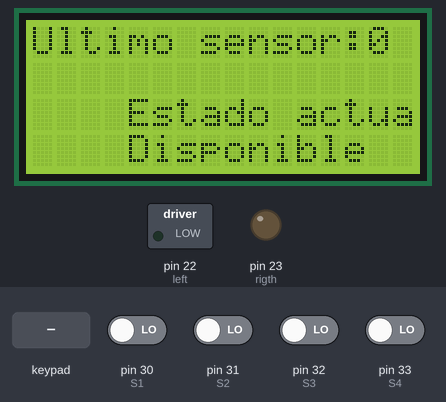
This sketch was run on a simulated Arduino Mega 2560, built with avr-gcc and run on an emulated ATmega2560. Parts: 16×4 character LCD, switched loads named in the sketch (green lamp = pin HIGH), output pins drawn as LEDs (lit = HIGH). The inputs (shaded band) are chosen by the test bench; at power-on: pin 30 (S1), pin 31 (S2), pin 32 (S3), pin 33 (S4) LOW. What the sketch prints to the serial monitor is not drawn.

Above: at 1.2 s.
1.3 s: keypad keys 2 3 4 5 * pressed 0.4 s apart
At 2.2 s:
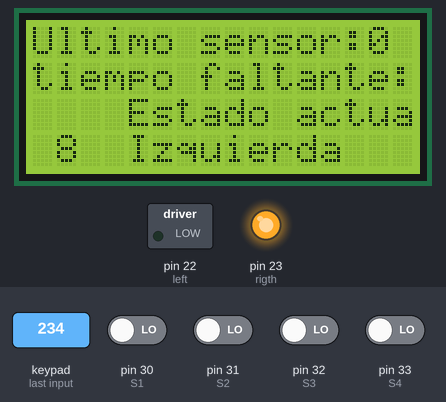
4.8 s: key '#' pressed
At 4.87 s:
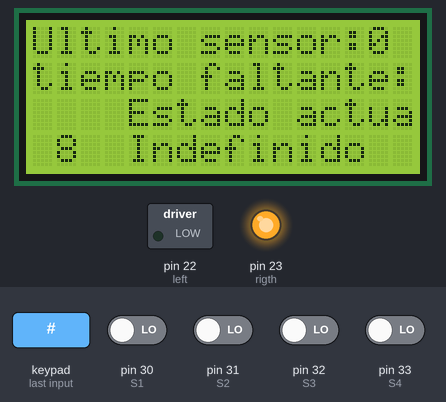
6.4 s: pin 31 (S2) driven HIGH
At 7.0 s:
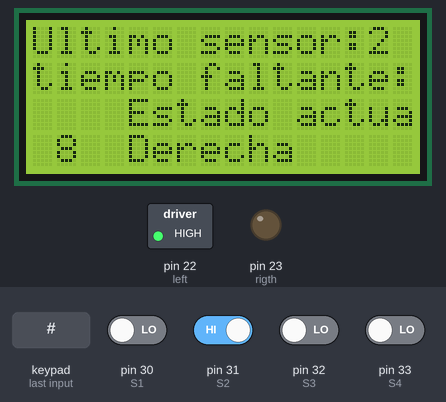
7.9 s: pin 30 (S1) driven HIGH
At 8.8 s:
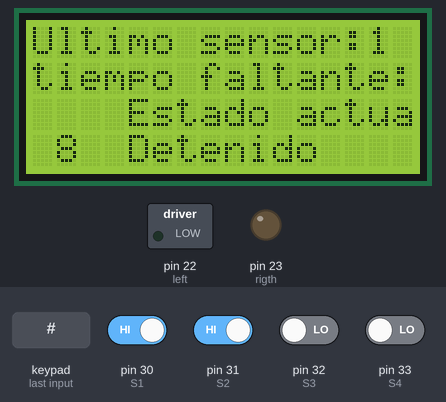
10.9 s: key '*' pressed
At 11.3 s:
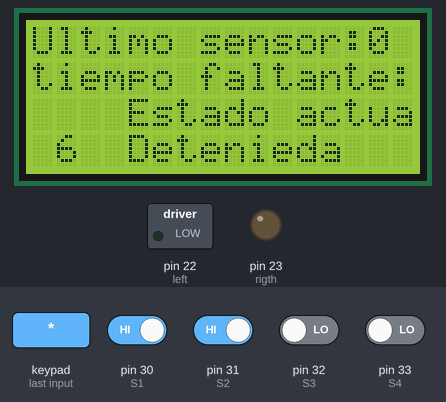
12.4 s: keypad keys 2 3 4 5 # pressed 0.4 s apart
At 14.7 s:
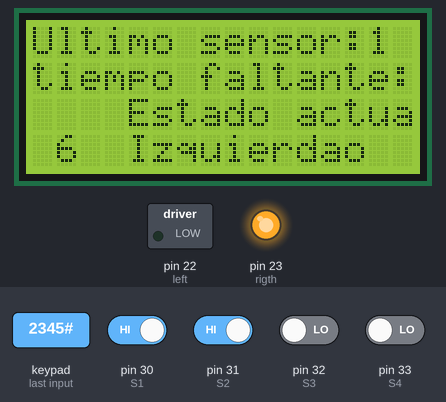
Timing chart, 0 to 16.2 s (numbered marks = the images above; inputs shaded):
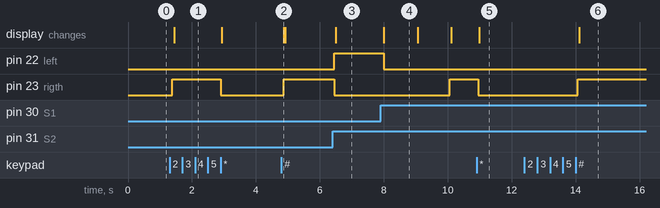

Measured:
- after the input at 1.3 s, pin 23 (rigth): LOW → HIGH after 0.08 s, → LOW 1.5 s later; the display: changes after 0.14 s (image 1)
- after the input at 4.8 s, pin 23 (rigth): LOW → HIGH after 0.07 s; the display: changes after 0.07 s (image 2)
- after the input at 6.4 s, pin 22 (left): LOW → HIGH at once; pin 23 (rigth): HIGH → LOW at once; the display: changes after 0.10 s (image 3)
- after the input at 7.9 s, pin 22 (left): HIGH → LOW after 0.10 s; pin 23 (rigth): LOW → HIGH after 2.2 s; the display: changes after 0.10 s (image 4)
- after the input at 10.9 s, pin 23 (rigth): HIGH → LOW after 0.05 s; the display: changes after 0.09 s (image 5)
- after the input at 12.4 s, pin 23 (rigth): LOW → HIGH after 1.7 s; the display: changes after 1.7 s (image 6)
- what the display in image 4 shows lasts 1.1 s, from 8.0 s to 9.1 s

The sketch:

parcial.ino
```cpp
//include libs
#include <Keypad.h>
#include <Wire.h>
#include <LiquidCrystal_I2C.h>
//defininir estados
#define E0 0
#define E1 1
#define E2 2
#define E3 3
#define E4 4
unsigned int NEXT = E0;
String state="";

//defines pines
//sensores bandas
#define S1 30
#define S2 31
#define S3 32
#define S4 33
int lastsensor=0;
int stop=0;

//motores bandas
#define left 22
#define rigth 23

byte const horario[4] = {0b1100, 0b0110, 0b0011, 0b1001};
byte const antih[4]  =  {0b1001, 0b0011, 0b0110, 0b1100};

//define keypad pins

const byte ROWS = 4; //four rows
const byte COLS = 3; //three columns
char keys[ROWS][COLS] = {
  {'1','2','3'},
  {'4','5','6'},
  {'7','8','9'},
  {'*','0','#'}
};
byte rowPins[ROWS] = {2,3,4,5};     //connect to the row pinouts of the keypad
byte colPins[COLS] = {6,7,8}; //connect to the column pinouts of the keypad
char key ='0';

Keypad keypad = Keypad( makeKeymap(keys), rowPins, colPins, ROWS, COLS );


//define display

LiquidCrystal_I2C lcd(0x27, 16, 4);  //


void displaymystuff(int lastsensor,String &currentstate){
    lcd.setCursor(0, 0);
    lcd.print("Ultimo sensor:");
    lcd.setCursor(14, 0);
    char sensorstate[1];
    sprintf(sensorstate, "%d", lastsensor);
    lcd.print(sensorstate);
    lcd.setCursor(0, 2);
    lcd.print("Estado actual:");
    lcd.setCursor(0, 3);
    lcd.print(currentstate);

}
void displaymystuff(int lastsensor,String &currentstate,int segs){

    lcd.setCursor(0, 0);
    lcd.print("Ultimo sensor:");
    lcd.setCursor(14, 0);
    char sensorstate[1];
    sprintf(sensorstate, "%d", lastsensor);
    lcd.print(sensorstate);
    lcd.setCursor(0, 1);
    lcd.print("tiempo faltante:");
    lcd.setCursor(17,1);
    if(segs>=10){
      char segschar[2];
      sprintf(segschar, "%d", segs);
      lcd.print(segschar);
      }
    else{
       char segschar[1];
       sprintf(segschar, "%d", segs);
       lcd.print(segschar);
      }

    lcd.setCursor(0, 2);
    lcd.print("Estado actual:");
    lcd.setCursor(0, 3);
    lcd.print(currentstate);

}
int readsensors(int last){
  if (digitalRead(S1) == HIGH){
    last=1;
  }
  else if (digitalRead(S2) == HIGH){
    last=2;
  }
  else if (digitalRead(S3) == HIGH){
    last=3;
  }
  else if (digitalRead(S4) == HIGH){
    last=4;
  }
  return last;
}
void go_to(int destiny,int segs){
  Serial.print("destiny");
  Serial.println(destiny);
   int lastsensor=readsensors(lastsensor);
    while (true){
      Serial.print("loop");
      lastsensor=readsensors(lastsensor);
      if(getvalidkey(key)=='*'){
        pause();
      }
      if(lastsensor==destiny){
        Serial.println("out");
        return;
        break;
      }
      else if(lastsensor==-1){
      }
      //do not get out
      else if(1==lastsensor){
         state="Izquierda";
        digitalWrite(left,LOW);
        digitalWrite(rigth,HIGH);
        displaymystuff(lastsensor,state,segs);
     }
     else if(4==lastsensor){
        state="Derecha";
        digitalWrite(rigth,LOW);
        digitalWrite(left,HIGH);
        displaymystuff(lastsensor,state,segs);
      }
      else if(lastsensor<destiny){
        state="Izquierda     ";
        digitalWrite(left,LOW);
        digitalWrite(rigth,HIGH);
        displaymystuff(lastsensor,state,segs);
      }
      else if(lastsensor>destiny){
        state="Derecha      ";
        digitalWrite(rigth,LOW);
        digitalWrite(left,HIGH);
        displaymystuff(lastsensor,state,segs);
      }
    }

}
void go_to(int destiny){
  Serial.print("destiny");
  Serial.println(destiny);
   int lastsensor=readsensors(lastsensor);
    while (true){
      Serial.print("loop");
      lastsensor=readsensors(lastsensor);
      if(getvalidkey(key)=='*'){
        pause();
      }
      if(lastsensor==destiny){
        return;
        break;
      }
      else if(lastsensor==-1){
      }
      //do not get out
      else if(1==lastsensor){
         state="Izquierda";
        digitalWrite(left,LOW);
        digitalWrite(rigth,HIGH);
        displaymystuff(lastsensor,state);
     }
     else if(4==lastsensor){
        state="Derecha";
        digitalWrite(rigth,LOW);
        digitalWrite(left,HIGH);
        displaymystuff(lastsensor,state);
      }
      else if(lastsensor<destiny){
        state="Izquierda     ";
        digitalWrite(left,LOW);
        digitalWrite(rigth,HIGH);
        displaymystuff(lastsensor,state);
      }
      else if(lastsensor>destiny){
        state="Derecha      ";
        digitalWrite(rigth,LOW);
        digitalWrite(left,HIGH);
        displaymystuff(lastsensor,state);
      }
    }

}
void offmotors(){
    digitalWrite(rigth,LOW);
    digitalWrite(left,LOW);
  }
void myoff(){
    state="Tarea finalizada";
    offmotors();
    displaymystuff(lastsensor,state);
  }
void mydelay(unsigned long interval){
      offmotors();
      delay(interval);

}
int countdown(int times,int lastsensor,int total){
    state="Detenido";
    Serial.println(times);
            for(int j=0;j<times;j++){
              lcd.clear();
              displaymystuff(lastsensor,state,total);
              mydelay(1000);
              total-=1;
              if(total<0 || total==16){
                Serial.println("finish total");
                myoff();
                return;
                break;

              }
            }
    Serial.println("count down?");
    return total;
}

void state1(){
  int total=5;
  for(int i=0;i<3;i++){
      go_to(2,total);
      total--;
      go_to(3,total);
      total--;
  }
   myoff();
}
void state2(){
      //const unsigned long interval = 2000;
      int total=2*4;
      state="Detenido";
      int lastsensor=0;
      for(int i=0;i<2;i++){
            go_to(1,total);
            lastsensor=1;
            total=countdown(2,lastsensor,total);
            go_to(4,total);
            lastsensor=4;
            total=countdown(2,lastsensor,total);

            Serial.println("finish i");

      }
      Serial.println("im state4");
      myoff();
      return;
}
void state3(){
      //const unsigned long interval = 4000;
      int total=3*9;
      state="Detenido";
      int lastsensor=0;
      for(int i=0;i<4;i++){
            go_to(1,total);
            lastsensor=1;
            total=countdown(4,lastsensor,total);
            go_to(4,total);
            lastsensor=4;
            total=countdown(4,lastsensor,total);

      }
      myoff();
      return ;
}
 /*
void state1(){
      go_to(2);
      go_to(3);
      go_to(2);
      go_to(3);
      go_to(2);
      go_to(3);
      myoff();

}
void state2(){
      const unsigned long interval = 2000;
      int total=2*4;
      go_to(1,total);
      mydelay(interval);
      total-=2;
      go_to(4,total);
      mydelay(interval);
      total-=2;

      go_to(1,total);
      mydelay(interval);
      total-=2;
      go_to(4,total);
      mydelay(interval);
      total-=2;
      displaymystuff(lastsensor,state,total);
      myoff();

}
void state3(){
      const unsigned long interval = 4000;
      int total=4*7;
      go_to(1,total);
      mydelay(interval);
      total-=4;
      go_to(4,total);
      mydelay(interval);
      total-=4;
      go_to(1,total);
      mydelay(interval);
      total-=4;
      go_to(4,total);
      mydelay(interval);
      total-=4;
      go_to(1,total);
      mydelay(interval);
      total-=4;
      go_to(4,total);
      mydelay(interval);
      total-=4;
      go_to(1,total);
      mydelay(interval);
      total-=4;
      go_to(4,total);
      displaymystuff(lastsensor,state,total);
      myoff();

}
*/
char getvalidkey(char beforekey){
  char key = keypad.getKey();
  if(key!=' '){
    return key;
  }else{
    return beforekey;
  }
}
void pause(){//funciona
  offmotors();
  state="Detenieda      ";
  displaymystuff(lastsensor,state);
  while(true){//stop undefined
        key = getvalidkey(key);
        Serial.print(key);
        Serial.print("detenido *");
        if(key == '#'){
          state="Indefinido      ";
          key = getvalidkey(key);
          displaymystuff(lastsensor,state);
          Serial.print("yo no detenido #");
          break;
        }
   }
}
void setup() {
  pinMode(left, OUTPUT);
  pinMode(rigth, OUTPUT);
  pinMode(S1, INPUT);
  pinMode(S2, INPUT);
  pinMode(S3, INPUT);
  pinMode(S4, INPUT);

  lcd.init();
  //Encender la luz de fondo.
  lcd.backlight();
  //displaymystuff(0,state);
  Serial.begin(9600);
}
void loop() {
  int lastsensor=readsensors(lastsensor);
  state="Disponible      ";
  Serial.print("sensor ");
  Serial.println(lastsensor);
  key = getvalidkey(key);
  Serial.print("key ");
  Serial.println(key);
Serial.println(NEXT);
  switch (NEXT) {
      case E0:
      //key = getvalidkey(key);
      displaymystuff(lastsensor,state);
      Serial.println("E0");
      if (key == '1') {
        NEXT = E1;
        Serial.print("stado1");
      }
      else if(key == '2'){
        NEXT = E2;
      }
      else if(key == '3'){
        NEXT = E3;
      }
      else if(key=='*'){
        pause();
      }
      break;

      case E1:
      Serial.print("stado1");
      state1();
      NEXT = E0;
      Serial.print("stado0");

      break;

      case E2:
      state2();
      NEXT = E0;
      break;

      case E3:
      state3();
      NEXT = E0;
      break;

   }
}
```
